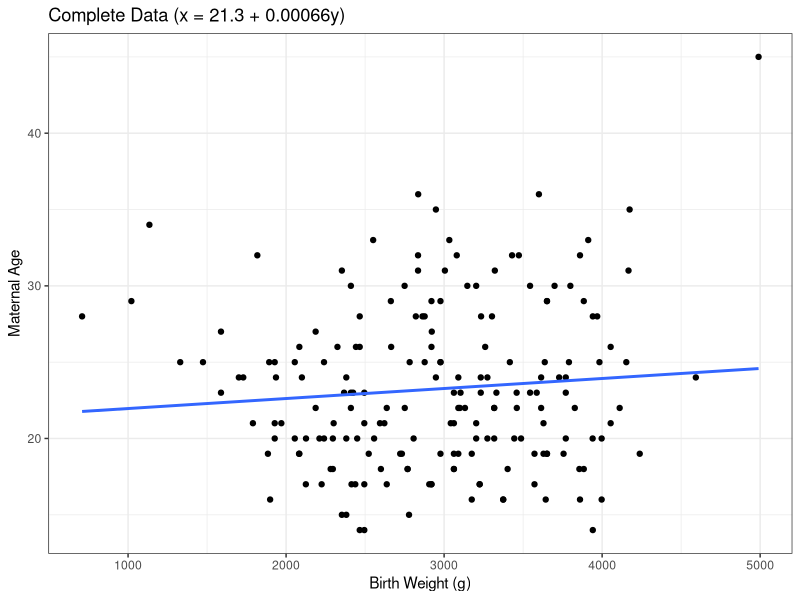
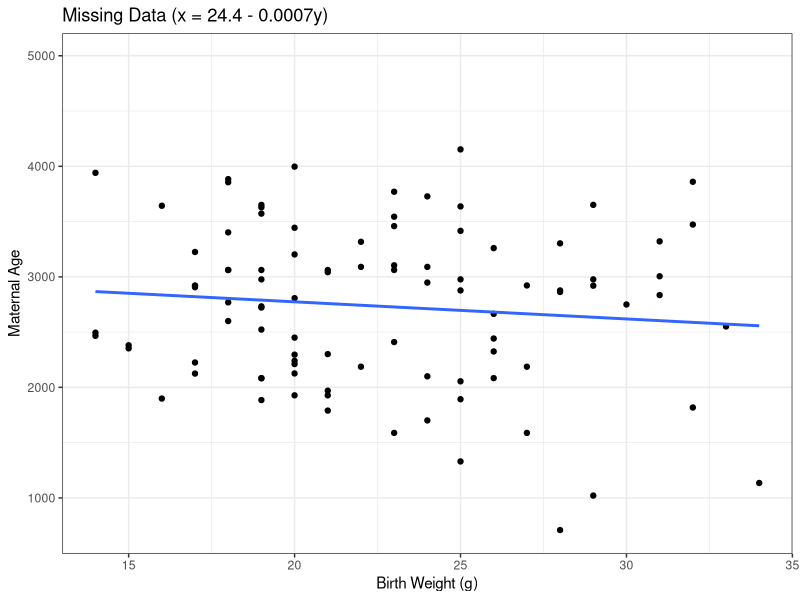
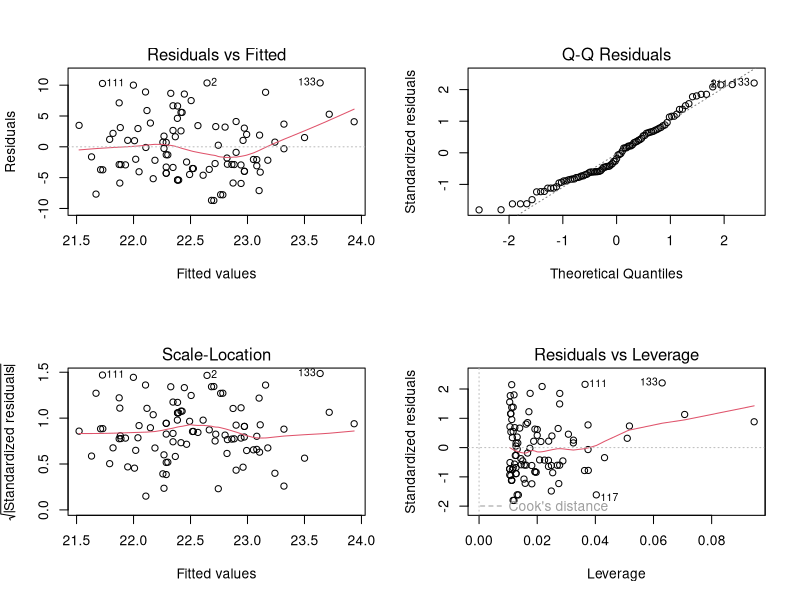
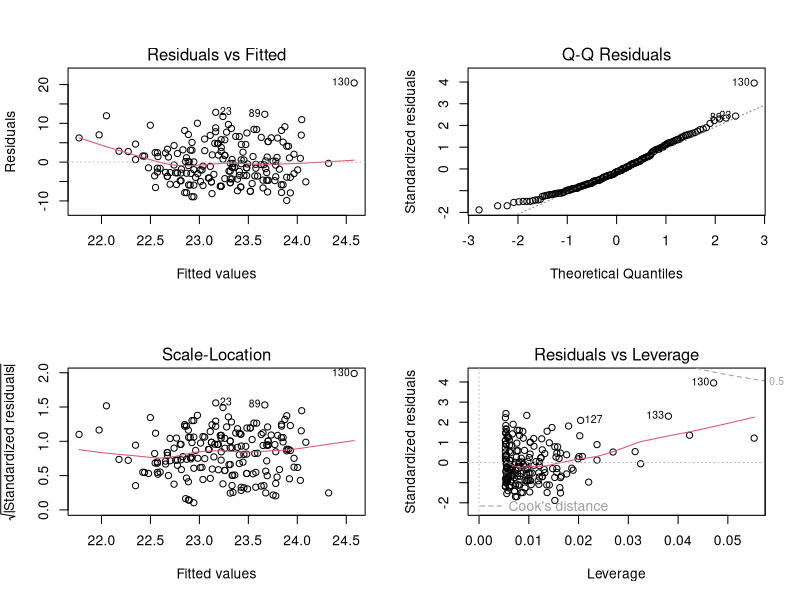
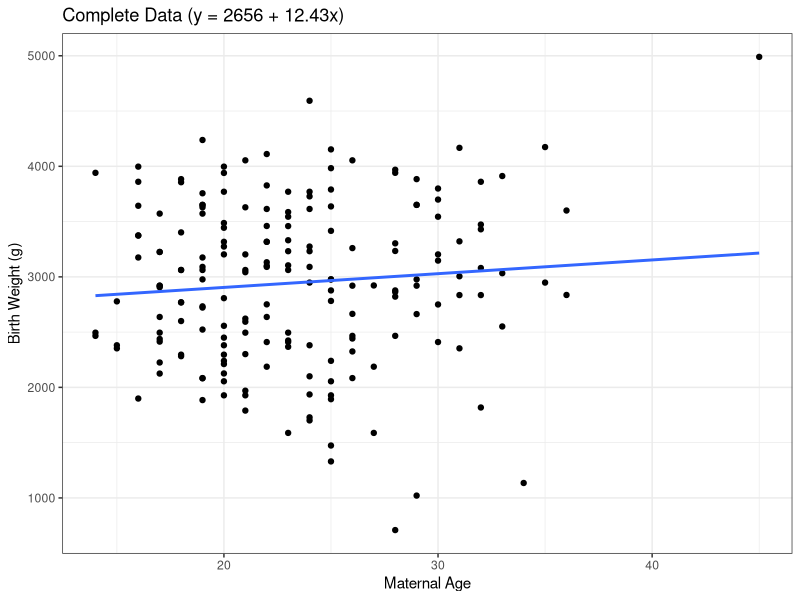
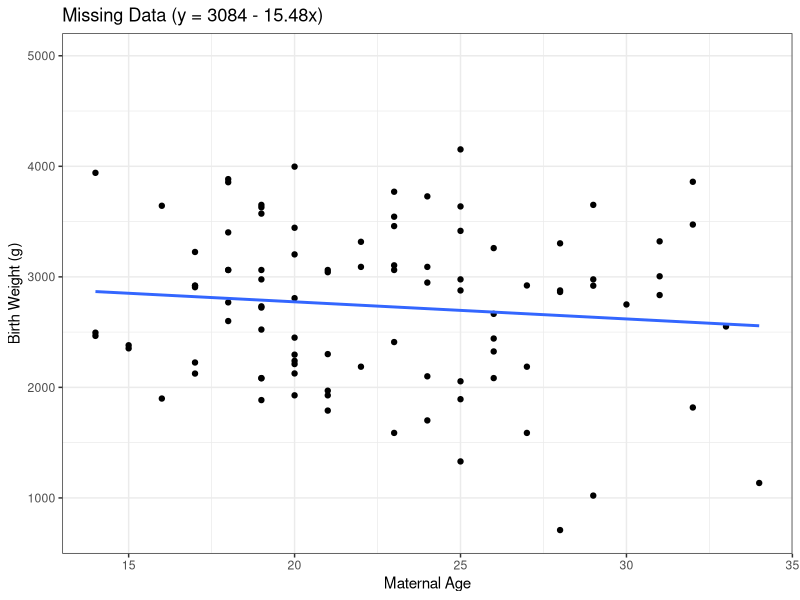
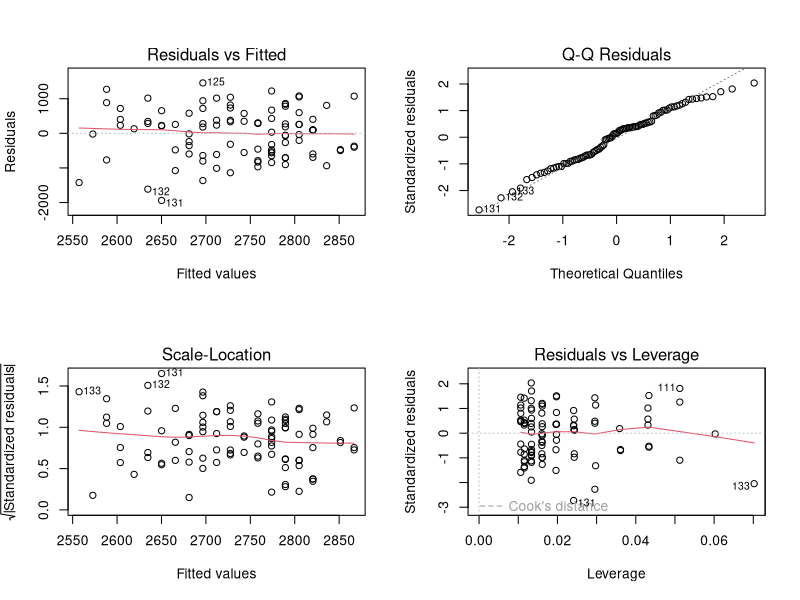
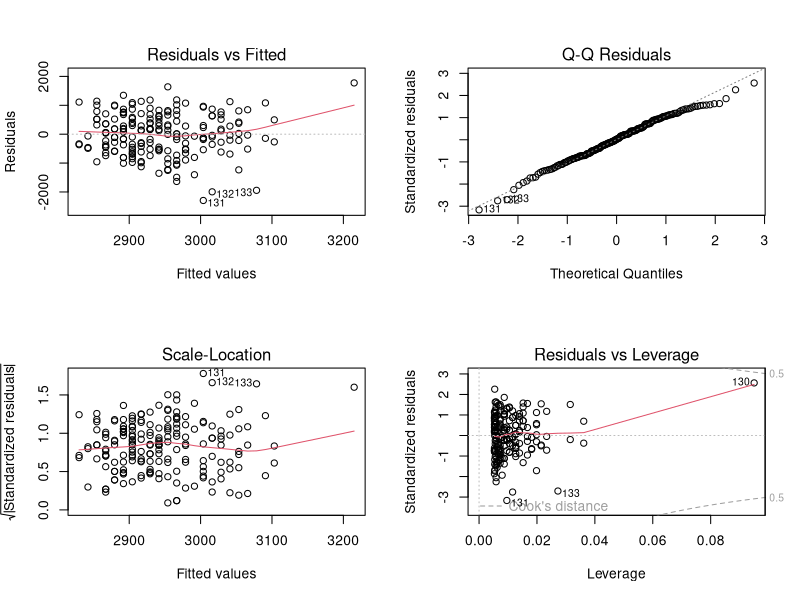

These figures' R source, in order:
## ---- chunk 1
library(MASS)
library(dplyr)
library(ggplot2)
data(birthwt)
## ---- chunk 2
# make sure data is complete
any(is.na(birthwt$age))
any(is.na(birthwt$bwt))
## ---- chunk 3
# set up complete dataset (age vs. birth weight)
x <- birthwt$age
y <- birthwt$bwt

data_complete <- data.frame(x = x, y = y)
## ---- chunk 4
# simulate missingess
set.seed(1)

y_scaled <- scale(y) # scale for stability
p_miss <- plogis(0.5 * y_scaled) # logistic model for missingness prob
R <- rbinom(length(x), 1, p_miss) # generate missingness (1 -> missing)

# substitute the missing values into the dataset
x_obs <- x
x_obs[R == 1] <- NA

data_obs <- data.frame(x = x_obs, y = y)
## ---- chunk 5
# about 50% of the data should be missing
mean(is.na(data_obs$x))
## ---- chunk 6
# fit x on y regression for both the original and the missing data datasets
fit_full_xy <- lm(x ~ y, data = data_complete)
fit_missing_xy <- lm(x ~ y, data = data_obs)

# summary outputs
summary(fit_full_xy)
summary(fit_missing_xy)
## ---- chunk 7
data_complete %>% ggplot(aes(x = y, y = x)) + 
  geom_point() + 
  geom_smooth(method = 'lm', se = FALSE) +
  labs(title = "Complete Data (x = 21.3 + 0.00066y)", x = "Birth Weight (g)", y = "Maternal Age") + 
  theme_bw()

data_obs %>% ggplot(aes(x = x, y = y)) + 
  geom_point() + 
  geom_smooth(method = 'lm', se = FALSE) + 
  labs(title = "Missing Data (x = 24.4 - 0.0007y)", x = "Birth Weight (g)", y = "Maternal Age") + 
  theme_bw()
## ---- chunk 8
# residual plots, nothing too alarming
par(mfrow = c(2,2))
plot(fit_missing_xy)
plot(fit_full_xy)
par(mfrow = c(1,1))
## ---- chunk 9
# fit y on x regression for both the original and the missing data datasets
fit_full_yx <- lm(y ~ x, data = data_complete)
fit_missing_yx <- lm(y ~ x, data = data_obs)

# summary outputs
summary(fit_full_yx)
summary(fit_missing_yx)
## ---- chunk 10
data_complete %>% ggplot(aes(x = x, y = y)) + 
  geom_point() + 
  geom_smooth(method = 'lm', se = FALSE) +
  labs(title = "Complete Data (y = 2656 + 12.43x)", x = "Maternal Age", y = "Birth Weight (g)") + 
  theme_bw()

data_obs %>% ggplot(aes(x = x, y = y)) + 
  geom_point() + 
  geom_smooth(method = 'lm', se = FALSE) + 
  labs(title = "Missing Data (y = 3084 - 15.48x)", x = "Maternal Age", y = "Birth Weight (g)") + 
  theme_bw()
## ---- chunk 11
# residual plots, nothing too alarming
par(mfrow = c(2,2))
plot(fit_missing_yx)
plot(fit_full_yx)
par(mfrow = c(1,1))
## ---- chunk 12
# fit x on y on missing data dataset
fit_imp_xy <- lm(x ~ y, data = data_obs)
## ---- chunk 13
# predicted values
x_pred <- predict(fit_imp_xy, newdata = data_obs)

# residual st. dev.
sigma <- summary(fit_imp_xy)$sigma

# find indices of missing observations
x_imp <- data_obs$x
missings <- is.na(x_imp)

# replace NAs with predicted + random noise
x_imp[missings] <- x_pred[missings] + rnorm(sum(missings), 0, sigma)

data_imp <- data.frame(x = x_imp, y = y, missing = as.factor(missings*1))
## ---- chunk 14
# fit y on x using data with imputed values
fit_imp_yx <- lm(y ~ x, data = data_imp) 
summary(fit_imp_yx)
## ---- chunk 15
data_imp %>% ggplot(aes(x = x, y = y)) + 
  geom_point(aes(color = missing)) + 
  geom_smooth(method = 'lm', se = FALSE, color = 'purple') + 
  labs(title = "Stochastic Regression Imputation (y = 3226 - 12.65x)",
       x = "Maternal Age", y = "Birth Weight (g)" ) + 
  scale_color_discrete(name = "Missing") + 
  theme_bw()
## ---- chunk 16
# 100 simulations
n_sim <- 100

# initialize list of results (int, slope, var, corr)
results <- data.frame(
  
  # complete-case
  intercept_cc = numeric(n_sim),
  slope_cc = numeric(n_sim),
  var_cc = numeric(n_sim),
  cor_cc = numeric(n_sim),
  
  # imputed
  intercept_imp = numeric(n_sim),
  slope_imp = numeric(n_sim),
  var_imp = numeric(n_sim),
  cor_imp = numeric(n_sim)
)
## ---- chunk 17
# run the simulations
for (i in 1:n_sim) {
  
  # --- Complete-Case ---
  
  # generate missingness
  p_miss <- plogis(0.5 * scale(y))
  R <- rbinom(length(x), 1, p_miss)
  
  # substitute in missing values
  x_obs <- x
  x_obs[R == 1] <- NA
  data_obs <- data.frame(x = x_obs, y = y)
  
  # complete-case regression
  fit_cc <- lm(y ~ x, data = data_obs)
  
  # store results
  results$intercept_cc[i] <- coef(fit_cc)[1]
  results$slope_cc[i] <- coef(fit_cc)[2]
  results$var_cc[i] <- summary(fit_cc)$sigma^2
  results$cor_cc[i] <- cor(data_obs$x, data_obs$y, use = "complete.obs")
  
  
  # --- Stochastic Regression Imputation ---
  
  # fit x on y
  fit_imp_xy <- lm(x ~ y, data = data_obs)
  
  # predicted values + residual st. dev.
  x_pred <- predict(fit_imp_xy, newdata = data_obs)
  sigma <- summary(fit_imp_xy)$sigma
  
  # replace NAs with predicted + random noise
  x_imp <- x_obs
  missings <- is.na(x_imp)
  x_imp[missings] <- x_pred[missings] + rnorm(sum(missings), 0, sigma)
  
  data_imp <- data.frame(x = x_imp, y = y)
  
  # fit y on x using data with imputed values
  fit_imp_yx <- lm(y ~ x, data = data_imp)
  
  # store results
  results$intercept_imp[i] <- coef(fit_imp_yx)[1]
  results$slope_imp[i] <- coef(fit_imp_yx)[2]
  results$var_imp[i] <- summary(fit_imp_yx)$sigma^2
  results$cor_imp[i] <- cor(data_imp$x, data_imp$y)
}
## ---- chunk 18
# summary statistics of complete dataset for comparison
complete_model <- lm(y ~ x, data = data_complete)

complete_intercept <- coef(complete_model)[1]
complete_slope <- coef(complete_model)[2]
complete_var <- summary(complete_model)$sigma^2
complete_cor <- cor(x, y)
## ---- chunk 19
# slope histograms
results %>% ggplot(aes(x = slope_cc)) +
  geom_histogram(binwidth = 5, fill = 'lightblue') + 
  geom_vline(xintercept = complete_slope, color = 'red', linewidth = 1) + 
  geom_vline(xintercept = mean(results$slope_cc), color = 'blue', linewidth = 1) + 
  labs(title = "Complete-Case Analysis (avg = 1.04, obs = 12.43)", x = "Age Coefficient",
       y = NULL) + 
  theme_bw()

results %>% ggplot(aes(x = slope_imp)) +
  geom_histogram(binwidth = 5, fill = 'lightblue') + 
  geom_vline(xintercept = complete_slope, color = 'red', linewidth = 1) + 
  geom_vline(xintercept = mean(results$slope_imp), color = 'blue', linewidth = 1) +
  labs(title = "Stochastic Regression Imputation (avg = 0.23, obs = 12.43)", x = "Age Coefficient",
       y = NULL) + 
  theme_bw()
## ---- chunk 20
# intercept histograms
results %>% ggplot(aes(x = intercept_cc)) +
  geom_histogram(bins = 10, fill = 'lightblue') + 
  geom_vline(xintercept = complete_intercept, color = 'red', linewidth = 1) + 
  geom_vline(xintercept = mean(results$intercept_cc), color = 'blue', 
             linewidth = 1) +
  labs(title = "Complete-Case Analysis (avg = 2749.9, obs = 2655.7)", x = "Intercept Coefficient",
       y = NULL) + 
  theme_bw()

results %>% ggplot(aes(x = intercept_imp)) +
  geom_histogram(bins = 10, fill = 'lightblue') + 
  geom_vline(xintercept = complete_intercept, color = 'red', linewidth = 1) + 
  geom_vline(xintercept = mean(results$intercept_imp), color = 'blue', 
             linewidth = 1) + 
  labs(title = "Stochastic Regression Imputation (avg = 2937.7, obs = 2655.7)", x = "Intercept Coefficient",
       y = NULL) + 
  theme_bw()
## ---- chunk 21
# variance histograms
results %>% ggplot(aes(x = var_cc)) +
  geom_histogram(bins = 10, fill = 'lightblue') + 
  geom_vline(xintercept = complete_var, color = 'red', linewidth = 1) + 
  geom_vline(xintercept = mean(results$var_cc), color = 'blue', linewidth = 1) + 
  labs(title = "Complete-Case Analysis (avg = 512803.1, obs = 530236.2)", x = "Residual Variance",
       y = NULL) + 
  theme_bw()

results %>% ggplot(aes(x = var_imp)) +
  geom_histogram(bins = 10, fill = 'lightblue') + 
  geom_vline(xintercept = complete_var, color = 'red', linewidth = 1) + 
  geom_vline(xintercept = mean(results$var_imp), color = 'blue', linewidth = 1) + 
  labs(title = "Stochastic Regression Imputation (avg = 531066.9, obs = 530236.2)", x = "Residual Variance",
       y = NULL) + 
  theme_bw()
## ---- chunk 22
# correlation histograms
results %>% ggplot(aes(x = cor_cc)) +
  geom_histogram(bins = 10, fill = 'lightblue') + 
  geom_vline(xintercept = complete_cor, color = 'red', linewidth = 1) +
  geom_vline(xintercept = mean(results$cor_cc), color = 'blue', linewidth = 1) +
  labs(title = "Complete-Case Analysis (avg = 0.009, obs = 0.090)", x = "Correlation Coefficient",
       y = NULL) + 
  theme_bw()

results %>% ggplot(aes(x = cor_imp)) +
  geom_histogram(bins = 10, fill = 'lightblue') + 
  geom_vline(xintercept = complete_cor, color = 'red', linewidth = 1) + 
  geom_vline(xintercept = mean(results$cor_imp), color = 'blue', linewidth = 1) +
  labs(title = "Stochastic Regression Imputation (avg = 0.003, pbs = 0.090)", x = "Correlation Coefficient",
       y = NULL) + 
  theme_bw()
